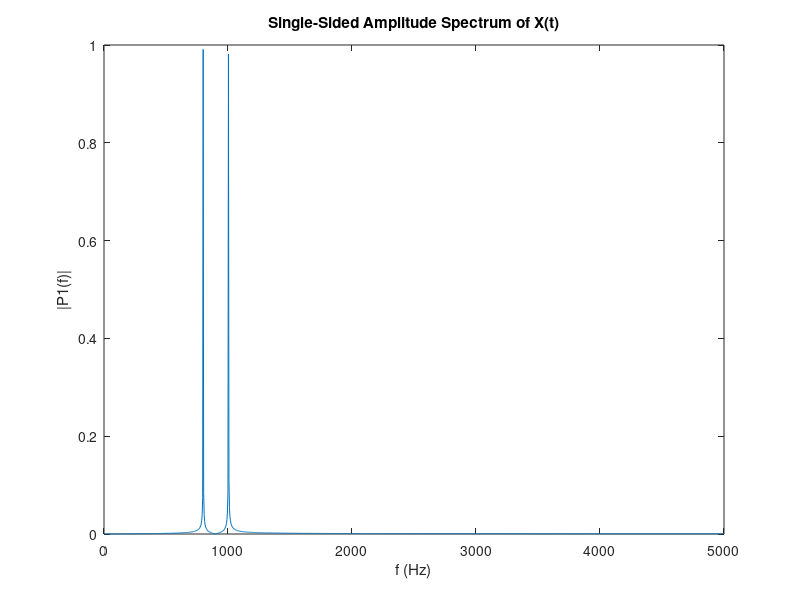

Source code (MATLAB):
fs = 10000; % Sampling frequency (samples per second) 
dt = 1/fs; % seconds per sample 
StopTime = 0.25; % seconds 
t = (0:dt:StopTime); % seconds 
F = 1004; % Sine wave frequency (hertz) 
data = sin(2*pi*F*t) + sin(2*pi*800*t);

FID = fopen('samples.txt', 'w');
if FID == -1, error('Cannot create file.'); end
fprintf(FID, '%f\n', data);
fclose(FID);

plot(t,data);
Y = fft(data)
P2 = abs(Y/length(t));
P1 = P2(1:length(t)/2+1)
P1(2:end-1) = 2*P1(2:end-1);
f = fs*(0:(length(t)/2))/length(t);
plot(f,P1) 
title('Single-Sided Amplitude Spectrum of X(t)')
xlabel('f (Hz)')
ylabel('|P1(f)|')